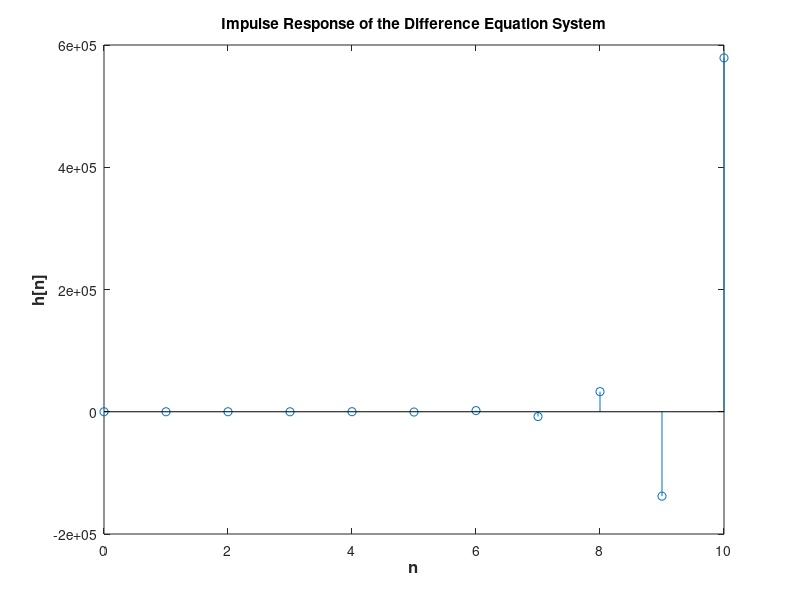

The MATLAB source for this figure:
n = 0:10;

b = [0.5 0 -1];
a = [1 3 -5];
d = zeros(size(n));
d(1) = 1;
h = filter(b, a, d);
str = "h = ";
disp(str)
disp(h)

stem(n, h)
xlabel('n', 'FontSize', 12, 'FontWeight', 'bold')
ylabel('h[n]', 'FontSize', 12, 'FontWeight', 'bold')
title('Impulse Response of the Difference Equation System')
